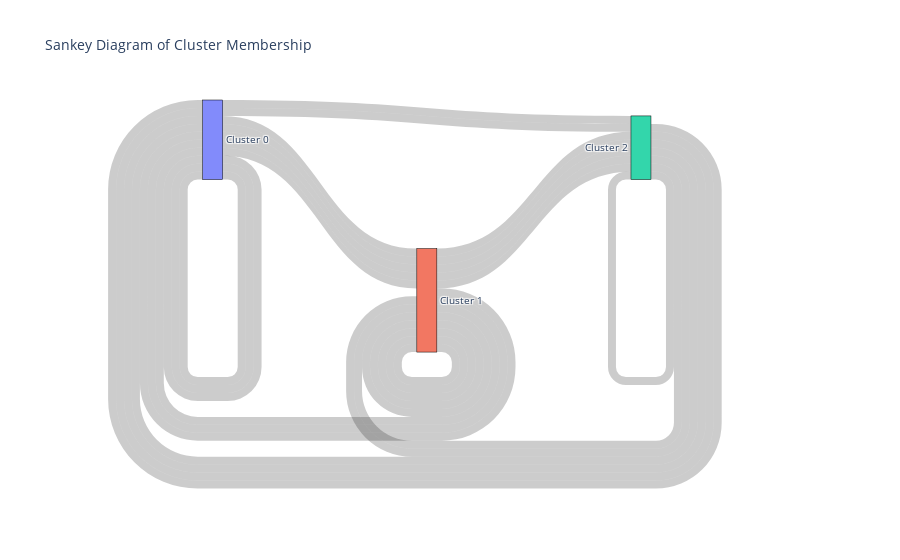

Notebook source saved alongside this figure:
### Code cell
import plotly.graph_objects as go

# Create a Sankey diagram showing the shifts in cluster assignments
def create_sankey(clusters_list, labels_list):
    # Build the source, target, and value lists for the Sankey diagram
    source = []
    target = []
    value = []
    
    for i in range(len(clusters_list) - 1):
        for j in range(len(clusters_list[i])):
            source.append(clusters_list[i][j])
            target.append(clusters_list[i+1][j])
            value.append(1)  # Set value to 1 per sample for now
    
    # Create the Sankey plot
    fig = go.Figure(go.Sankey(
        node=dict(
            pad=15,
            thickness=20,
            line=dict(color="black", width=0.5),
            label=labels_list
        ),
        link=dict(
            source=source,
            target=target,
            value=value
        )
    ))

    fig.update_layout(title_text="Sankey Diagram of Cluster Membership", font_size=10)
    fig.show()

# Example cluster assignments for 10 samples across four clustering methods
clusters_10 = [0, 1, 0, 1, 2, 0, 1, 2, 1, 0]
clusters_100 = [1, 0, 2, 1, 1, 0, 1, 2, 0, 1]
clusters_1000 = [2, 1, 0, 2, 1, 0, 2, 1, 0, 1]
clusters_10000 = [0, 2, 1, 0, 2, 1, 0, 1, 2, 0]

# Labels for the clusters
labels_list = ["Cluster 0", "Cluster 1", "Cluster 2"]

# Generate the Sankey diagram
create_sankey([clusters_10, clusters_100, clusters_1000, clusters_10000], labels_list)

### Figure 1 — Plotly figure (JSON) as saved in the notebook; plotly's stock layout.template omitted (floating-point values rounded to 4 significant figures)
{"data": [{"link": {"source": [0, 1, 0, 1, 2, 0, 1, 2, 1, 0, 1, 0, 2, 1, 1, 0, 1, 2, 0, 1, 2, 1, 0, 2, 1, 0, 2, 1, 0, 1], "target": [1, 0, 2, 1, 1, 0, 1, 2, 0, 1, 2, 1, 0, 2, 1, 0, 2, 1, 0, 1, 0, 2, 1, 0, 2, 1, 0, 1, 2, 0], "value": [1, 1, 1, 1, 1, 1, 1, 1, 1, 1, 1, 1, 1, 1, 1, 1, 1, 1, 1, 1, 1, 1, 1, 1, 1, 1, 1, 1, 1, 1]}, "node": {"label": ["Cluster 0", "Cluster 1", "Cluster 2"], "line": {"color": "black", "width": 0.5}, "pad": 15, "thickness": 20}, "type": "sankey"}], "layout": {"font": {"size": 10}, "title": {"text": "Sankey Diagram of Cluster Membership"}}}
